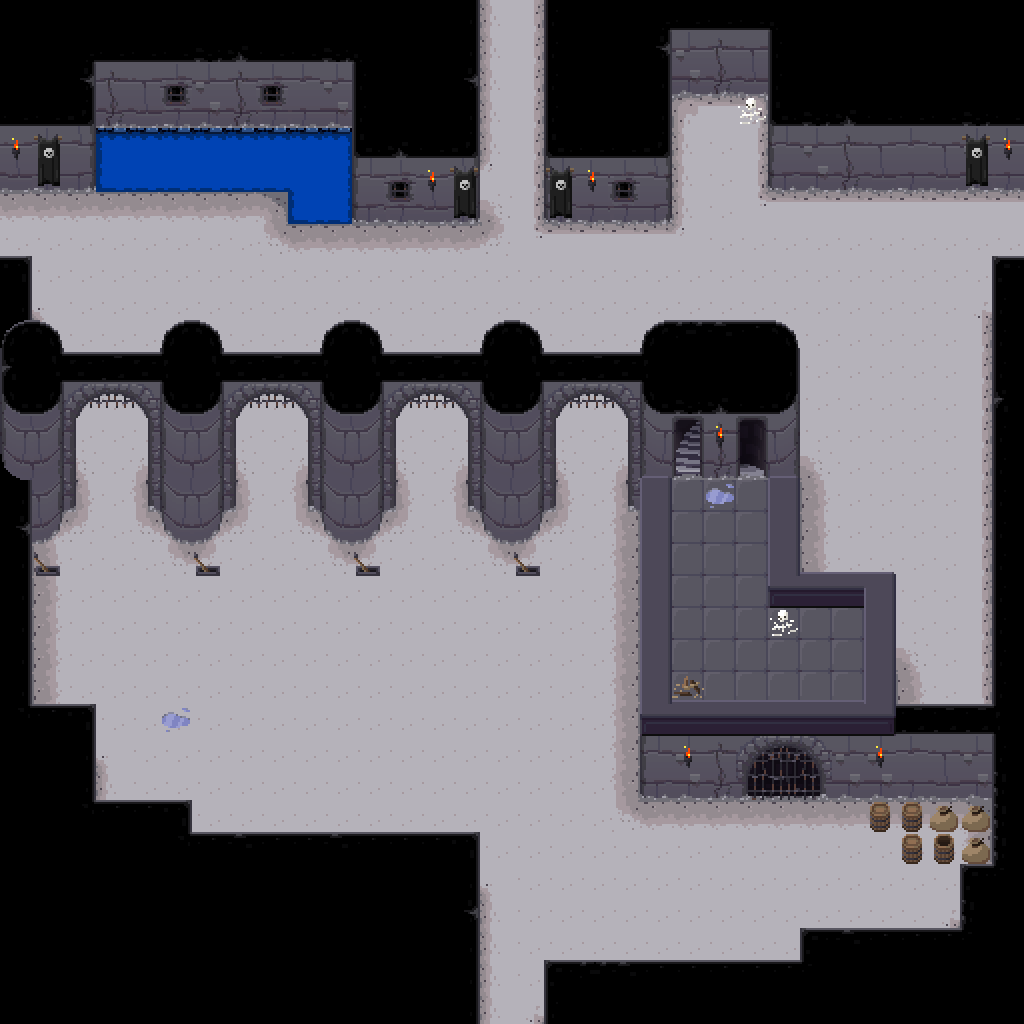

Tiled map render using the project's own tile images. Description and the map definition, with tile-layer contents summarised, below:
An orthogonal 32x32 tile map with 32x32 px tiles, 4 tile layers (ground, walls, objects, tops), 2 tilesets and 50 objects (7x light, 4x zombie).

<map version="1.0" orientation="orthogonal" width="32" height="32" tilewidth="32" tileheight="32">
 <tileset firstgid="1" name="dungeon tileset calciumtrice" tilewidth="32" tileheight="32">
  <image source="../textures/spritesheets/dungeon tileset calciumtrice.png" width="960" height="808" />
 </tileset>
 <tileset firstgid="751" name="water" tilewidth="32" tileheight="32">
  <image source="../textures/spritesheets/the_field_of_the_floating_island_by_buch_PD.png" width="800" height="640" />
 </tileset>
 <layer name="ground" width="32" height="32">
  <data>[1024 cells, 1006 non-empty, 26 distinct tile ids]</data>
 </layer>
 <layer name="walls" width="32" height="32">
  <data>[1024 cells, 212 non-empty, 43 distinct tile ids]</data>
 </layer>
 <layer name="objects" width="32" height="32">
  <data>[1024 cells, 72 non-empty, 27 distinct tile ids]</data>
 </layer>
 <layer name="tops" width="32" height="32">
  <data>[1024 cells, 367 non-empty, 39 distinct tile ids]</data>
 </layer>
 <objectgroup name="colliderWalls" width="0" height="0">
  <object x="0" y="0" width="480" height="96" />
  <object x="544" y="0" width="480" height="96" />
  <object x="0" y="96" width="32" height="96" />
  <object x="992" y="96" width="32" height="96" />
  <object x="0" y="288" width="32" height="736" />
  <object x="992" y="288" width="32" height="736" />
  <object x="32" y="96" width="448" height="96" />
  <object x="288" y="192" width="192" height="32" />
  <object x="544" y="96" width="128" height="128" />
  <object x="768" y="96" width="224" height="96" />
  <object x="32" y="448" width="32" height="96" />
  <object x="160" y="448" width="64" height="96" />
  <object x="320" y="448" width="64" height="96" />
  <object x="480" y="448" width="64" height="96" />
  <object x="640" y="448" width="160" height="352" />
  <object x="800" y="640" width="96" height="160" />
  <object x="896" y="736" width="96" height="64" />
  <object x="864" y="800" width="128" height="32" />
  <object x="896" y="832" width="96" height="32" />
  <object x="32" y="736" width="64" height="96" />
  <object x="32" y="832" width="160" height="32" />
  <object x="32" y="864" width="448" height="160" />
  <object x="960" y="896" width="32" height="64" />
  <object x="800" y="960" width="192" height="32" />
  <object x="544" y="992" width="448" height="32" />
  <object x="64" y="448" width="16" height="64" />
  <object x="144" y="448" width="16" height="64" />
  <object x="304" y="448" width="16" height="64" />
  <object x="224" y="448" width="16" height="64" />
  <object x="464" y="448" width="16" height="64" />
  <object x="384" y="448" width="16" height="64" />
  <object x="624" y="448" width="16" height="64" />
  <object x="544" y="448" width="16" height="64" />
  <object x="32" y="384" width="32" height="64" />
  <object x="160" y="384" width="64" height="64" />
  <object x="320" y="384" width="64" height="64" />
  <object x="480" y="384" width="64" height="64" />
  <object x="640" y="384" width="160" height="64" />
  <object x="800" y="608" width="96" height="32" />
 </objectgroup>
 <objectgroup name="lights" width="32" height="32">
  <object name="light" x="992" y="128" width="32" height="32" />
  <object name="light" x="0" y="128" width="32" height="32" />
  <object name="light" x="416" y="160" width="32" height="32" />
  <object name="light" x="576" y="160" width="32" height="32" />
  <object name="light" x="704" y="416" width="32" height="32" />
  <object name="light" x="672" y="736" width="32" height="32" />
  <object name="light" x="864" y="736" width="32" height="32" />
 </objectgroup>
 <objectgroup name="monsters" width="32" height="32">
  <object name="zombie" x="224" y="224" width="32" height="32" />
  <object name="zombie" x="192" y="672" width="32" height="32" />
  <object name="zombie" x="448" y="672" width="32" height="32" />
  <object name="zombie" x="896" y="480" width="32" height="32" />
 </objectgroup>
</map>
